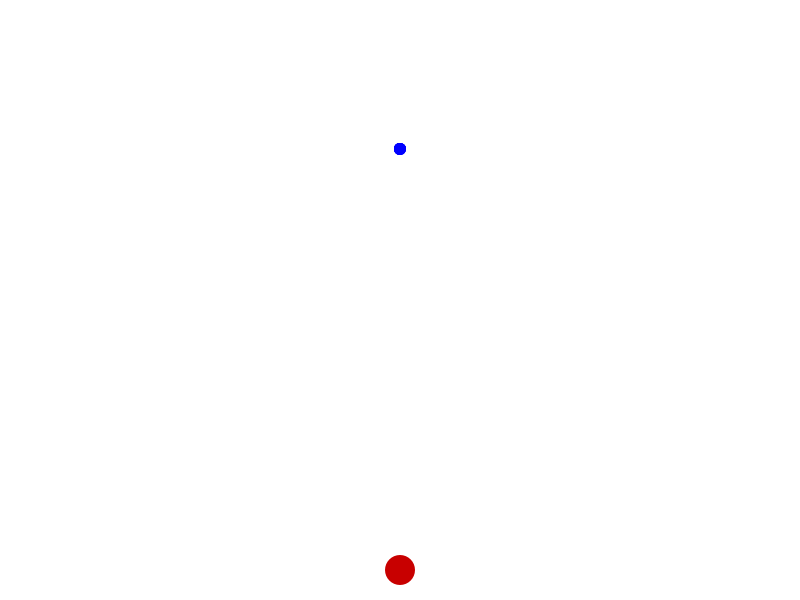
Frame 1 (no input)
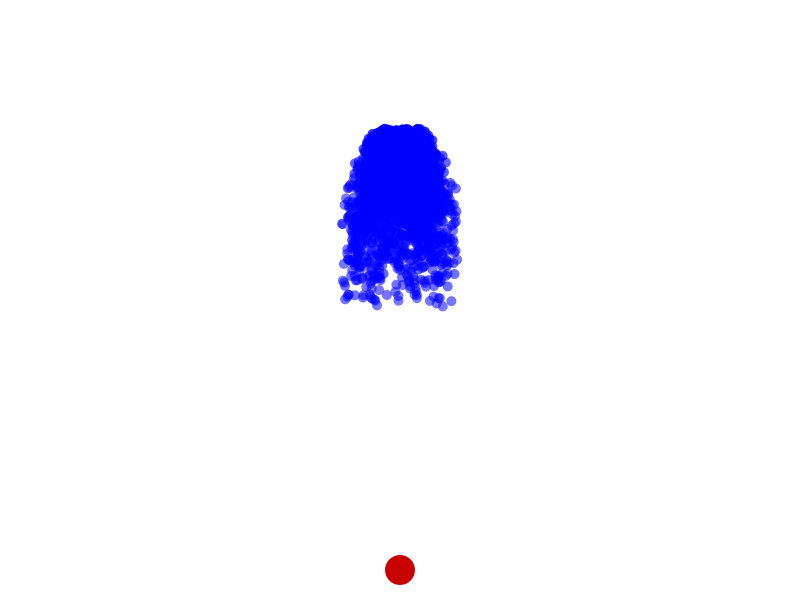
Frame 60 (the mouse pressed at the canvas centre just before this capture)
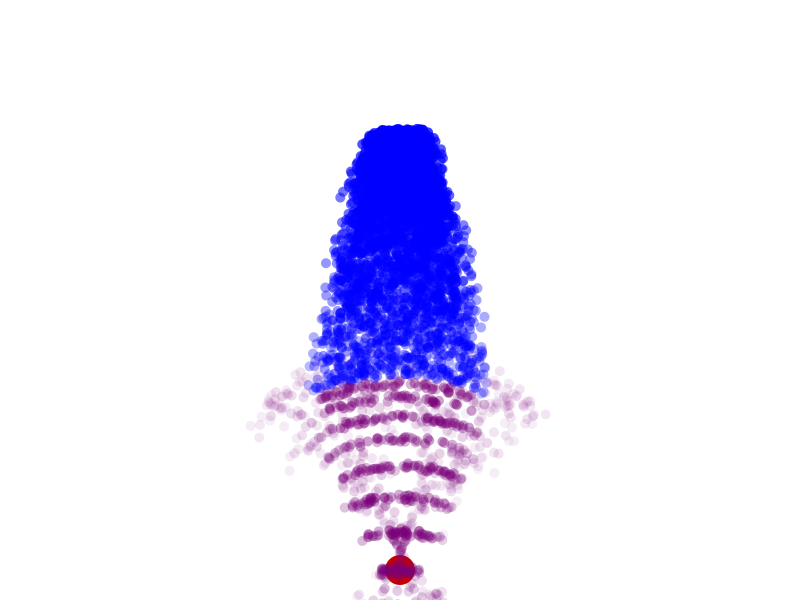
Frame 120 (the mouse held since frame 60 and released just before this capture)

The Processing sketch that drew these frames (run headless with seeded random() and noise(); from frame 60 on, the mouse is pressed at the canvas centre):

// Processing sketch: labo01
// ── labo01.pde
int currentTime;
int deltaTime;
int previousTime;

Emitter emitter;
Player player;

void setup() {
  size(800, 600);
  emitter = new Emitter(new PVector(width / 2, height / 4), 10);
  player = new Player();
  player.setDistance(200, 300); 

}

void draw() {
  currentTime = millis();
  deltaTime = currentTime - previousTime;
  previousTime = currentTime;

  update(deltaTime);
  display();
}

void update(int deltaTime) {
  player.update(deltaTime); 
  emitter.update(deltaTime); 
}

void display() {
  background(255);
  player.display();
  emitter.display();
}

// ── Emitter.pde
class Emitter {
  PVector position;
  int particleRate;
  int lastParticleTime;
  int maxParticles = 20000;
  ArrayList<Particle> particles;

  Emitter(PVector l, int rate) {
    position = l.copy();
    particleRate = rate;
    lastParticleTime = 0;
    particles = new ArrayList<Particle>();

  }

  void update(int deltaTime) {   
    if (millis() - lastParticleTime > particleRate && particles.size() < maxParticles) {
      lastParticleTime = millis();
      for (int i = 0; i <= 50; i++) {
        particles.add(new Particle(position));
      }
    }

    for (Particle p : particles) {
      PVector force = player.attract(p); 
      if (force != null) {
        p.applyForce(force);
        p.affected = true;
      } else {
        p.affected = false;
      }
      p.update(deltaTime);
    }
  }

  void display() {
    for (Particle p : particles) {
      p.display();
    }
  }
}

// ── Particle.pde
class Particle {
  PVector position;
  PVector velocity;
  PVector acceleration;
  float lifespan;
  boolean affected = false; 

  Particle() {
    position = new PVector(width/2, height/3);
    initialize();
  }

  Particle(PVector l) {
    position = l.copy();
    initialize();
  }

  void initialize() {
    velocity = new PVector(random(-1, 1), random(-2, 0));
    acceleration = new PVector(0, 0.09);
    lifespan = 255;
  }
  
  void applyForce(PVector force) {  
    acceleration.add(force);
  }

  void update(int delta) {
    velocity.add(acceleration);
    position.add(velocity);
    acceleration.set(0, 0.09); 
    lifespan -= 2.0;

    if(isDead()) {
      reset();
    }
  }

  void display() {
     noStroke();
    if (!affected) {
      fill(0, 0, 255, lifespan);
    } else {
      fill(120, 0, 120, lifespan);
    }
    ellipse(position.x, position.y, 10, 10);
  }

  boolean isDead() {
    return lifespan < 0.0;
  }

  void reset() {
    position.set (width/2,  height/3);
    velocity.set (random(-1, 1), random(-2, 0));    
    lifespan = 255;
  }
}

// ── Player.pde
class Player {
  PVector position;
  float radius = 15;
  float speed = 0.3;
  
  float attractDistance = 100;  
  float releaseDistance = 200;  
  float strength = 4;          

  Player() {
    position = new PVector(width / 2, height - 30);
  }

  void setDistance(float activation, float desactivation) { 
    attractDistance = activation;
    releaseDistance = desactivation;
  }

  void update(int deltaTime) {
    if (keyPressed) {
      if (key == 'a' || key == 'A') position.x -= speed * deltaTime;
      if (key == 'd' || key == 'D') position.x += speed * deltaTime;
      if (key == 'w' || key == 'W') position.y -= speed * deltaTime;
      if (key == 's' || key == 'S') position.y += speed * deltaTime;
    }
    position.x = constrain(position.x, radius, width - radius);
  }
  
    PVector attract(Particle p) {
    PVector dir = PVector.sub(position, p.position);
    float d = dir.mag();

    if (p.affected) {
      if (d > releaseDistance) return null;
    } else {
      if (d > attractDistance) return null;
    }

    dir.normalize();
    dir.mult(strength);
    return dir;
  }

  void display() {
    fill(200, 0, 0);
    noStroke();
    ellipse(position.x, position.y, radius * 2, radius * 2);
  }
}
